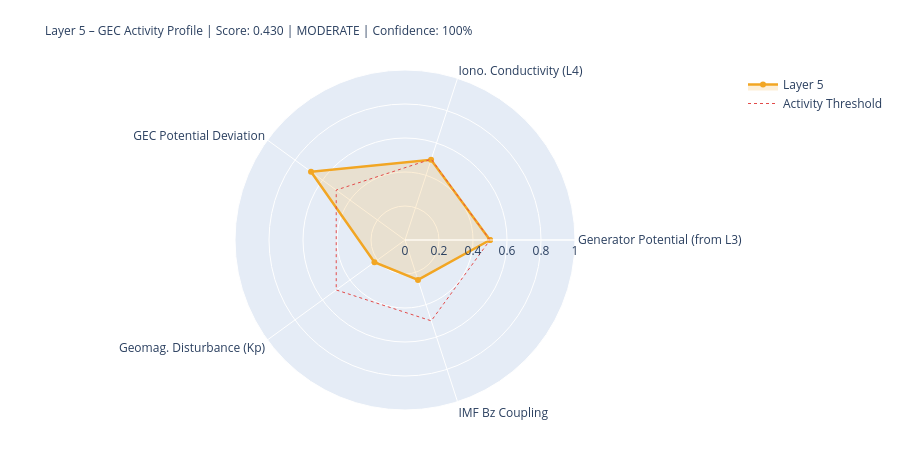

The cell this chart's notebook holds for it:
### Markdown cell above
---
## 5. State Assessment & Handoff to Layer 6

### Code cell
# ============================================================
# LAYER-5-SCORE
# ============================================================

# Components
# 1) Generator activity (Layer-3-driven)
gen_score = norm(generator_strength, 0.3, 2.0)
gen_src   = 'from_layer3' if l3_thunder_score is not None else 'estimated'

# 2) Ionospheric conductivity (Layer-4-driven)
iono_score = norm(iono_cond_factor, 0.7, 1.4)
iono_src   = 'from_layer4' if l4_ioniz is not None else 'estimated'

# 3) GEC potential deviation from reference
pot_score = norm(abs(delta_V_pct), 0, 30)  # 0 = at reference, 1 = 30% deviation
pot_src   = 'derived'

# 4) Geomagnetic disturbance (Kp) – modulates vertical currents
kp_score = norm(kp_val, 0, 9)
kp_src   = 'primary' if kp_now is not None else 'from_layer4'

# 5) IMF Bz coupling (southward = stronger M-I coupling → GEC influence)
bz_score = norm(-(bz_now or 0), -5, 30) if bz_now is not None else None
bz_src   = 'primary' if bz_now is not None else 'missing'

COMPONENTS = {
    'Generator Potential (from L3)':  {'score': gen_score,   'source': 'derived_from_layer3', 'dynamic': True},
    'Iono. Conductivity (L4)':      {'score': iono_score,  'source': iono_src, 'dynamic': True},
    'GEC Potential Deviation':      {'score': pot_score,   'source': pot_src,  'dynamic': True},
    'Geomag. Disturbance (Kp)':         {'score': kp_score,    'source': kp_src,   'dynamic': True},
    'IMF Bz Coupling':               {'score': bz_score,    'source': bz_src,   'dynamic': True},
}

available   = {k: v['score'] for k, v in COMPONENTS.items() if v['score'] is not None}
unavailable = [k for k, v in COMPONENTS.items() if v['score'] is None]
layer5_score = round(sum(available.values()) / len(available), 4) if available else None
confidence   = round(len(available) / len(COMPONENTS), 2)
level = ('unknown' if layer5_score is None
         else 'quiet'   if layer5_score < 0.3
         else 'moderate' if layer5_score < 0.6
         else 'active')
dominant_l5 = max(available, key=available.get) if available else 'none'

# Kp consistency: separate 1-min raw value from score value
kp_1m_raw   = kp_now          # directly from API (can be 0.0 during live measurement)
kp_for_score = kp_val          # from Layer-0 context or estimated value if needed
kp_score_src = kp_src

W = 68
print('=' * W)
print('LAYER 5 – GLOBAL ELECTRIC CIRCUIT – STATE ASSESSMENT')
print('=' * W)
for name, comp in COMPONENTS.items():
    s = comp['score']
    if s is not None:
        bar = '█' * int(s*20) + '░' * (20-int(s*20))
        print(f'  {name:<34} {bar}  {s:.3f}  [{comp["source"]}]')
    else:
        print(f'  {name:<34} {"─"*20}  n/a   [missing]')
print('-' * W)
print(f'  Score:         {layer5_score:.3f}  ({len(available)}/{len(COMPONENTS)} components)')
print(f'  Confidence:    {confidence:.0%}')
print(f'  Level:         {level.upper()}')
print(f'  Dominant:      {dominant_l5}')
print(f'  V_iono:        {V_iono_mod:.1f} kV  (Δ {delta_V_pct:+.1f}% vs. Ref)')
print(f'  I_total:       {I_total_mod:.1f} A   (Δ {delta_I_pct:+.1f}% vs. Ref)')
print('=' * W)

# Radar
cats   = list(available.keys())
vals_r = list(available.values())
if len(cats) >= 3:
    fig = go.Figure()
    fig.add_trace(go.Scatterpolar(
        r=vals_r + [vals_r[0]], theta=cats + [cats[0]],
        fill='toself', fillcolor='rgba(242,166,35,0.18)',
        line=dict(color='#F2A623', width=2.5), name='Layer 5'
    ))
    fig.add_trace(go.Scatterpolar(
        r=[0.5]*(len(cats)+1), theta=cats+[cats[0]],
        line=dict(color='#E24B4A', dash='dot', width=1),
        mode='lines', name='Activity Threshold'
    ))
    fig.update_layout(
        title=dict(
            text=f'Layer 5 – GEC Activity Profile | Score: {layer5_score:.3f} | {level.upper()} | Confidence: {confidence:.0%}',
            font=dict(size=12)
        ),
        polar=dict(radialaxis=dict(visible=True, range=[0,1])),
        height=450, showlegend=True,
        margin=dict(l=80, r=80, t=70, b=40)
    )
    fig.show()

### Figure 1 — Plotly figure (JSON) as saved in the notebook; plotly's stock layout.template omitted (floating-point values rounded to 4 significant figures)
{"data": [{"fill": "toself", "fillcolor": "rgba(242,166,35,0.18)", "line": {"color": "#F2A623", "width": 2.5}, "name": "Layer 5", "r": [0.5, 0.4963, 0.6833, 0.2222, 0.2469, 0.5], "theta": ["Generator Potential (from L3)", "Iono. Conductivity (L4)", "GEC Potential Deviation", "Geomag. Disturbance (Kp)", "IMF Bz Coupling", "Generator Potential (from L3)"], "type": "scatterpolar"}, {"line": {"color": "#E24B4A", "dash": "dot", "width": 1}, "mode": "lines", "name": "Activity Threshold", "r": [0.5, 0.5, 0.5, 0.5, 0.5, 0.5], "theta": ["Generator Potential (from L3)", "Iono. Conductivity (L4)", "GEC Potential Deviation", "Geomag. Disturbance (Kp)", "IMF Bz Coupling", "Generator Potential (from L3)"], "type": "scatterpolar"}], "layout": {"height": 450, "margin": {"b": 40, "l": 80, "r": 80, "t": 70}, "polar": {"radialaxis": {"range": [0, 1], "visible": true}}, "showlegend": true, "title": {"font": {"size": 12}, "text": "Layer 5 – GEC Activity Profile | Score: 0.430 | MODERATE | Confidence: 100%"}}}
